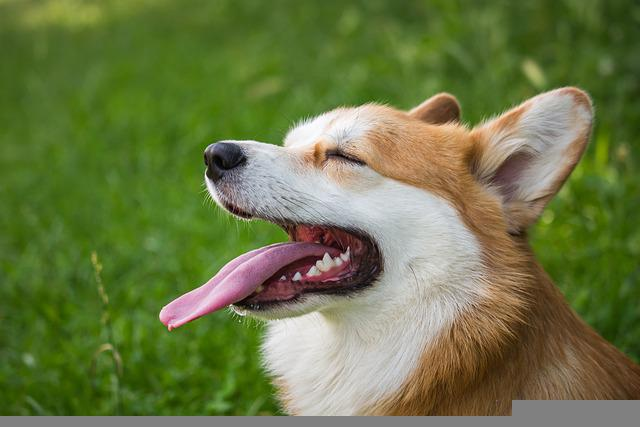
#> input picture library/openCV/image/img.jpg, 640 x 427 px
$ jupyter execute 09_imageRotation.ipynb
#> lines starting #> are read from the running program, lines starting #| are printed output that depends on the picture
[cell 1]
# 이미지 회전

# 시계 방향 90도 회전

import cv2

img = cv2.imread('image/img.jpg')
#> img is the input picture: shape (427, 640, 3); mean B, G, R 68.6, 119, 106.9

rotate_90 = cv2.rotate(img,cv2.ROTATE_90_CLOCKWISE) # 시계 방향으로 90도 회전
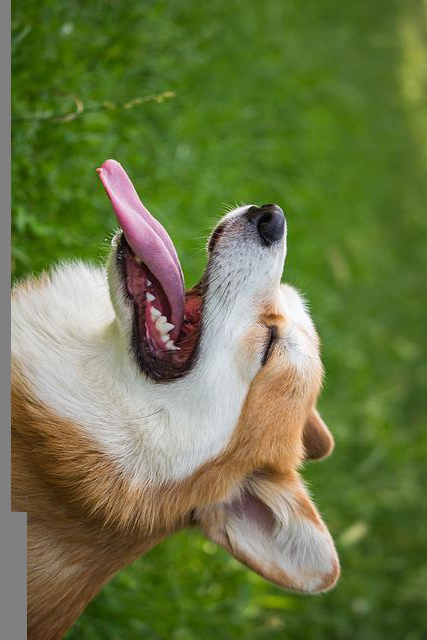
#> rotate_90: shape (640, 427, 3); mean B, G, R 68.6, 119, 106.9
rotate_180 = cv2.rotate(img,cv2.ROTATE_180) #180도 회전
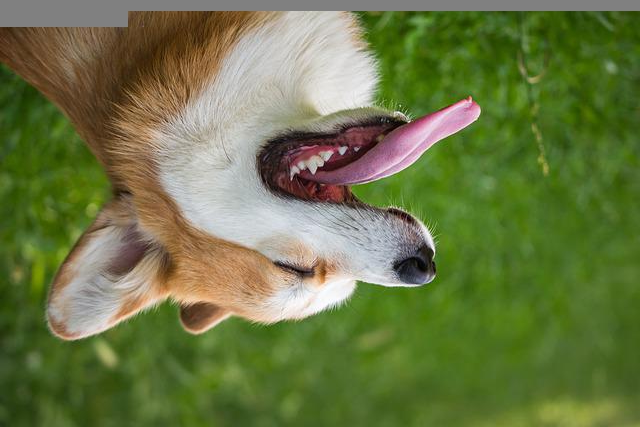
#> rotate_180: shape (427, 640, 3); mean B, G, R 68.6, 119, 106.9
rotate_90Reverse = cv2.rotate(img,cv2.ROTATE_90_COUNTERCLOCKWISE) # 시계 반대 방향으로 90도 회전
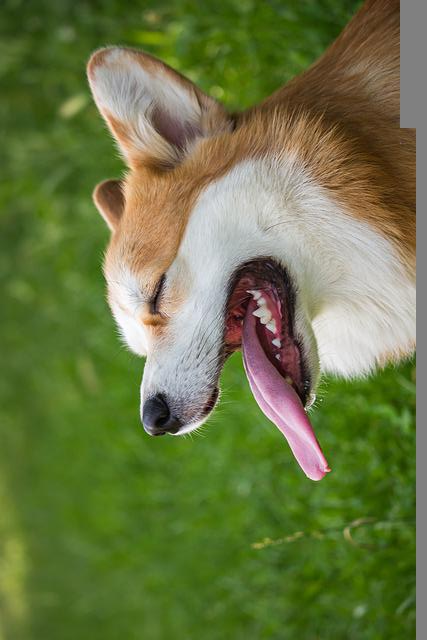
#> rotate_90Reverse: shape (640, 427, 3); mean B, G, R 68.6, 119, 106.9

cv2.imshow('img',img)
cv2.imshow('rotate_90',rotate_90)
cv2.imshow('rotate_180',rotate_180)
cv2.imshow('rotate_90_reverse',rotate_90Reverse)

cv2.waitKey(0)

cv2.destroyAllWindows()
cv2.waitKey(1)

$ run again, with library/openCV/image/newspaper.jpg copied over library/openCV/image/img.jpg
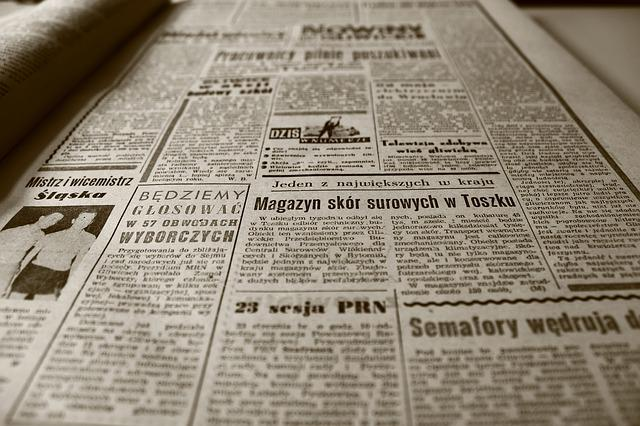
#> input picture library/openCV/image/newspaper.jpg, 640 x 426 px
#> img is the input picture: shape (426, 640, 3); mean B, G, R 118.9, 135.2, 145.8
#> `rotate_180 = cv2.rotate(img,cv2.ROTATE_180)`:
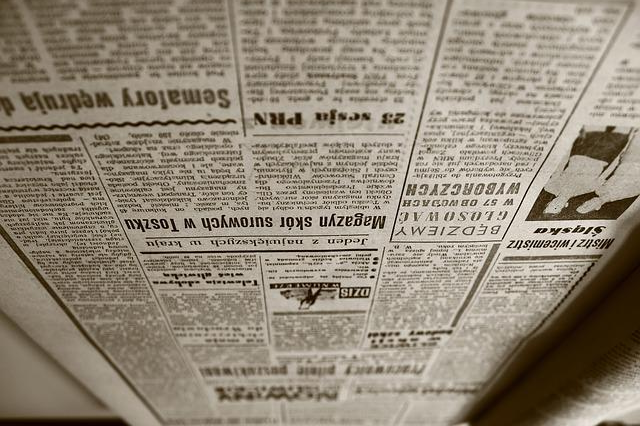
#> rotate_180: shape (426, 640, 3); mean B, G, R 118.9, 135.2, 145.8
#> `rotate_90Reverse = cv2.rotate(img,cv2.ROTATE_90_COUNTERCLOCKWISE)`:
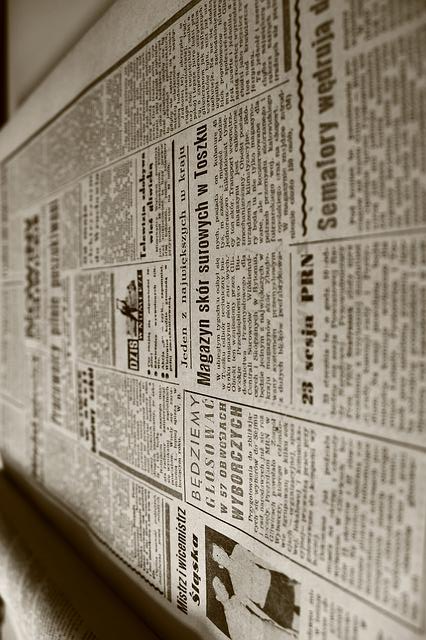
#> rotate_90Reverse: shape (640, 426, 3); mean B, G, R 118.9, 135.2, 145.8
